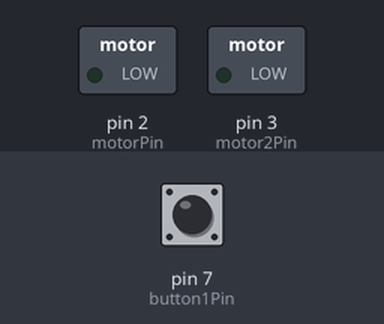
Bench run of a sketch on a simulated Arduino Uno, built with avr-gcc and run on an emulated ATmega328P. On the bench: switched loads named in the sketch (green lamp = pin HIGH). The test bench sets the inputs (shaded band); at power-on: pin 7 (button1Pin) HIGH.

Above: at 1.2 s.
1.3 s: pin 7 (button1Pin) pulled LOW for 0.15 s
At 1.37 s:
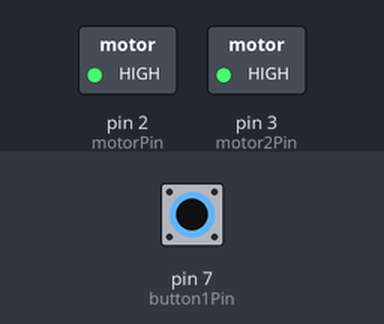
2.9 s: pin 7 (button1Pin) pulled LOW for 3.2 s
At 6.7 s:
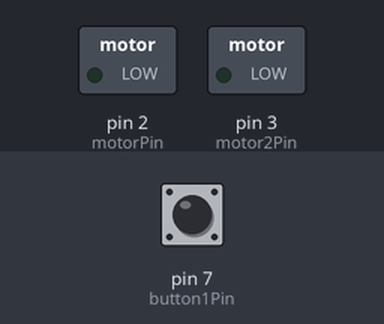
Timing chart, 0 to 8.2 s (numbered marks = the images above; inputs shaded):
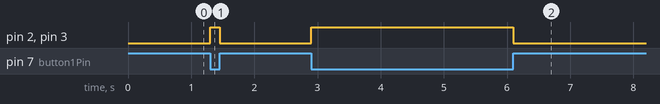

The sketch:

MotorSpinButton.ino
```cpp
const int motorPin = 2;
const int button1Pin = 7;
const int motor2Pin = 3;
int speedM = 255;
void setup() {
  // put your setup code here, to run once:
  pinMode(motorPin, OUTPUT);
  pinMode(button1Pin, INPUT_PULLUP);
  pinMode(motor2Pin, OUTPUT);
}

void loop() {
  // put your main code here, to run repeatedly:
    if(digitalRead(button1Pin) == LOW)
  {
    analogWrite(motorPin, speedM);
    analogWrite(motor2Pin, speedM);
  }
  else
  {
    analogWrite(motorPin, 0);
    analogWrite(motor2Pin, 0);
  }
}
```

Measured:
- after the input at 1.3 s, pin 2 (motorPin), pin 3 (motor2Pin): LOW → HIGH at once, → LOW 0.15 s later
- after the input at 2.9 s, pin 2 (motorPin), pin 3 (motor2Pin): LOW → HIGH at once, → LOW 3.2 s later
